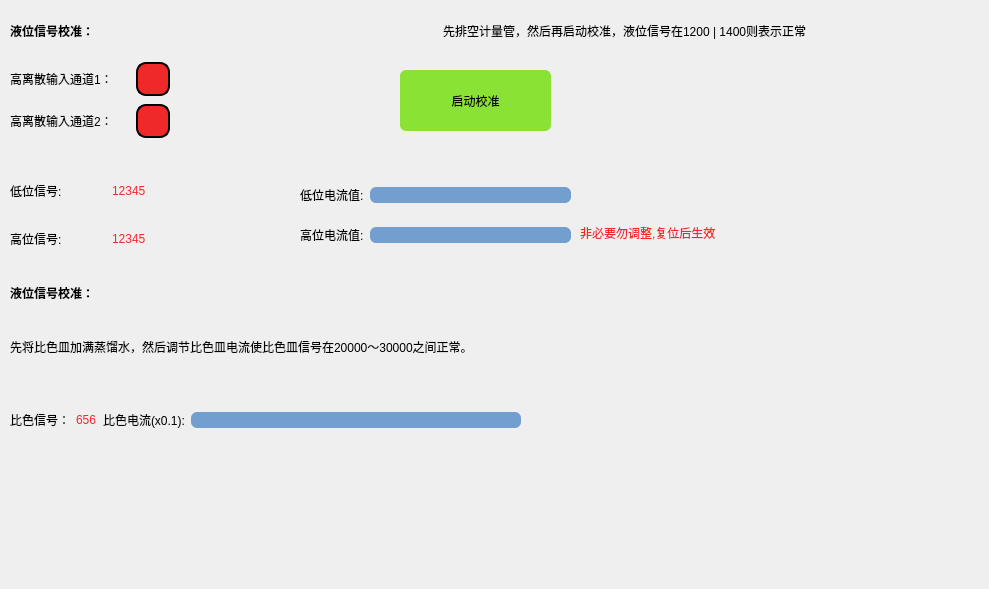
     <widget class="QWidget" name="page_8">
      <widget class="QPushButton" name="pushButton_35">
       <property name="geometry">
        <rect>
         <x>400</x>
         <y>70</y>
         <width>151</width>
         <height>61</height>
        </rect>
       </property>
       <property name="styleSheet">
        <string notr="true">QPushButton {
	background: rgb(138, 226, 52);
	color: rgb(0, 0, 0);
border-radius: 6px
}
QPushButton:pressed {
	background: rgb(78, 154, 6);
    padding-top: 11px;
    padding-bottom: 9px;
}</string>
       </property>
       <property name="text">
        <string>启动校准</string>
       </property>
      </widget>
      <widget class="QWidget" name="layoutWidget">
       <property name="geometry">
        <rect>
         <x>10</x>
         <y>60</y>
         <width>245</width>
         <height>80</height>
        </rect>
       </property>
       <layout class="QGridLayout" name="gridLayout_5">
        <item row="0" column="0">
         <widget class="QLabel" name="label_24">
          <property name="styleSheet">
           <string notr="true">background: transparent;
color: rgb(0, 0, 0);
font: 9pt &quot;Ubuntu&quot;;</string>
          </property>
          <property name="text">
           <string>高离散输入通道1：</string>
          </property>
         </widget>
        </item>
        <item row="0" column="1">
         <widget class="QRadioButton" name="radioButton">
          <property name="styleSheet">
           <string notr="true">QRadioButton::indicator {
       width: 30px;
      height: 30px;
      border-radius: 10px;
    border: 2px solid black;
   background: transparent;
   }
  QRadioButton::indicator:checked {
		border: 2px solid black;
        background-color: rgb(138, 226, 52);
    }
  QRadioButton::indicator:unchecked  {
		border: 2px solid black;
        background-color: rgb(239, 41, 41);
    }</string>
          </property>
          <property name="text">
           <string/>
          </property>
          <property name="iconSize">
           <size>
            <width>40</width>
            <height>40</height>
           </size>
          </property>
          <property name="checkable">
           <bool>true</bool>
          </property>
          <property name="checked">
           <bool>false</bool>
          </property>
         </widget>
        </item>
        <item row="1" column="0">
         <widget class="QLabel" name="label_25">
          <property name="styleSheet">
           <string notr="true">background: transparent;
color: rgb(0, 0, 0);
font: 9pt &quot;Ubuntu&quot;;</string>
          </property>
          <property name="text">
           <string>高离散输入通道2：</string>
          </property>
         </widget>
        </item>
        <item row="1" column="1">
         <widget class="QRadioButton" name="radioButton_2">
          <property name="styleSheet">
           <string notr="true">QRadioButton::indicator {
       width: 30px;
      height: 30px;
      border-radius: 10px;
    border: 2px solid black;
   background: transparent;
   }
  QRadioButton::indicator:checked {
		border: 2px solid black;
        background-color: rgb(138, 226, 52);
    }
  QRadioButton::indicator:unchecked  {
		border: 2px solid black;
        background-color: rgb(239, 41, 41);
    }</string>
          </property>
          <property name="text">
           <string/>
          </property>
          <property name="iconSize">
           <size>
            <width>40</width>
            <height>40</height>
           </size>
          </property>
          <property name="checkable">
           <bool>true</bool>
          </property>
          <property name="checked">
           <bool>false</bool>
          </property>
         </widget>
        </item>
       </layout>
      </widget>
      <widget class="QLabel" name="label_30">
       <property name="geometry">
        <rect>
         <x>580</x>
         <y>210</y>
         <width>231</width>
         <height>45</height>
        </rect>
       </property>
       <property name="styleSheet">
        <string notr="true">background: transparent;
color: rgb(239, 41, 41);
font: 8pt &quot;Ubuntu&quot;;</string>
       </property>
       <property name="text">
        <string>非必要勿调整,复位后生效</string>
       </property>
      </widget>
      <widget class="QLabel" name="label_32">
       <property name="geometry">
        <rect>
         <x>10</x>
         <y>270</y>
         <width>181</width>
         <height>45</height>
        </rect>
       </property>
       <property name="styleSheet">
        <string notr="true">background: transparent;
color: rgb(0, 0, 0);
font-weight: bold; </string>
       </property>
       <property name="text">
        <string>液位信号校准：</string>
       </property>
      </widget>
      <widget class="QLabel" name="label_33">
       <property name="geometry">
        <rect>
         <x>10</x>
         <y>310</y>
         <width>851</width>
         <height>73</height>
        </rect>
       </property>
       <property name="styleSheet">
        <string notr="true">background: transparent;
color: rgb(0, 0, 0);
font: 9pt &quot;Ubuntu&quot;;</string>
       </property>
       <property name="text">
        <string>先将比色皿加满蒸馏水，然后调节比色皿电流使比色皿信号在20000～30000之间正常。</string>
       </property>
      </widget>
      <widget class="QWidget" name="widget_9" native="true">
       <property name="geometry">
        <rect>
         <x>680</x>
         <y>260</y>
         <width>300</width>
         <height>320</height>
        </rect>
       </property>
       <property name="styleSheet">
        <string notr="true">background: transparent;</string>
       </property>
      </widget>
      <widget class="QWidget" name="layoutWidget">
       <property name="geometry">
        <rect>
         <x>10</x>
         <y>10</y>
         <width>860</width>
         <height>41</height>
        </rect>
       </property>
       <layout class="QGridLayout" name="gridLayout_6">
        <item row="0" column="0">
         <widget class="QLabel" name="label_21">
          <property name="styleSheet">
           <string notr="true">background: transparent;
color: rgb(0, 0, 0);
font-weight: bold; </string>
          </property>
          <property name="text">
           <string>液位信号校准：</string>
          </property>
         </widget>
        </item>
        <item row="0" column="1">
         <widget class="QLabel" name="label_22">
          <property name="styleSheet">
           <string notr="true">background: transparent;
color: rgb(0, 0, 0);
font: 9pt &quot;Ubuntu&quot;;</string>
          </property>
          <property name="text">
           <string>先排空计量管，然后再启动校准，液位信号在1200 | 1400则表示正常</string>
          </property>
         </widget>
        </item>
       </layout>
      </widget>
      <widget class="QWidget" name="layoutWidget">
       <property name="geometry">
        <rect>
         <x>10</x>
         <y>380</y>
         <width>511</width>
         <height>81</height>
        </rect>
       </property>
       <layout class="QGridLayout" name="gridLayout_8">
        <item row="0" column="0">
         <widget class="QLabel" name="label_35">
          <property name="styleSheet">
           <string notr="true">background: transparent;
color: rgb(0, 0, 0);</string>
          </property>
          <property name="text">
           <string>比色信号：</string>
          </property>
         </widget>
        </item>
        <item row="0" column="1">
         <widget class="QLabel" name="label_36">
          <property name="styleSheet">
           <string notr="true">background: transparent;
color: rgb(239, 41, 41);</string>
          </property>
          <property name="text">
           <string>656</string>
          </property>
         </widget>
        </item>
        <item row="0" column="2">
         <widget class="QLabel" name="label_37">
          <property name="styleSheet">
           <string notr="true">background: transparent;
color: rgb(0, 0, 0);</string>
          </property>
          <property name="text">
           <string>比色电流(x0.1):</string>
          </property>
         </widget>
        </item>
        <item row="0" column="3">
         <widget class="QLineEdit" name="lineEdit_5">
          <property name="styleSheet">
           <string notr="true">background: rgb(114, 159, 207);
color: rgb(239, 41, 41);
border-radius: 6px; </string>
          </property>
         </widget>
        </item>
       </layout>
      </widget>
      <widget class="QWidget" name="layoutWidget">
       <property name="geometry">
        <rect>
         <x>10</x>
         <y>170</y>
         <width>197</width>
         <height>90</height>
        </rect>
       </property>
       <layout class="QGridLayout" name="gridLayout_7">
        <item row="0" column="0">
         <widget class="QLabel" name="label_26">
          <property name="styleSheet">
           <string notr="true">background: transparent;
color: rgb(0, 0, 0);</string>
          </property>
          <property name="text">
           <string>低位信号:</string>
          </property>
         </widget>
        </item>
        <item row="0" column="1">
         <widget class="QLabel" name="label_23">
          <property name="styleSheet">
           <string notr="true">background: transparent;
color: rgb(239, 41, 41);
</string>
          </property>
          <property name="text">
           <string>12345</string>
          </property>
         </widget>
        </item>
        <item row="1" column="0">
         <widget class="QLabel" name="label_27">
          <property name="styleSheet">
           <string notr="true">background: transparent;
color: rgb(0, 0, 0);</string>
          </property>
          <property name="text">
           <string>高位信号:</string>
          </property>
         </widget>
        </item>
        <item row="1" column="1">
         <widget class="QLabel" name="label_31">
          <property name="styleSheet">
           <string notr="true">background: transparent;
color: rgb(239, 41, 41);</string>
          </property>
          <property name="text">
           <string>12345</string>
          </property>
         </widget>
        </item>
       </layout>
      </widget>
      <widget class="QWidget" name="layoutWidget">
       <property name="geometry">
        <rect>
         <x>300</x>
         <y>170</y>
         <width>271</width>
         <height>90</height>
        </rect>
       </property>
       <layout class="QGridLayout" name="gridLayout_9">
        <item row="0" column="0">
         <widget class="QLabel" name="label_28">
          <property name="styleSheet">
           <string notr="true">background: transparent;
color: rgb(0, 0, 0);</string>
          </property>
          <property name="text">
           <string>低位电流值:</string>
          </property>
         </widget>
        </item>
        <item row="0" column="1">
         <widget class="QLineEdit" name="lineEdit_2">
          <property name="styleSheet">
           <string notr="true">background: rgb(114, 159, 207);
color: rgb(239, 41, 41);
border-radius: 6px; </string>
          </property>
         </widget>
        </item>
        <item row="1" column="0">
         <widget class="QLabel" name="label_29">
          <property name="styleSheet">
           <string notr="true">background: transparent;
color: rgb(0, 0, 0);</string>
          </property>
          <property name="text">
           <string>高位电流值:</string>
          </property>
         </widget>
        </item>
        <item row="1" column="1">
         <widget class="QLineEdit" name="lineEdit_4">
          <property name="styleSheet">
           <string notr="true">background: rgb(114, 159, 207);
color: rgb(239, 41, 41);
border-radius: 6px; </string>
          </property>
         </widget>
        </item>
       </layout>
      </widget>
     </widget>
